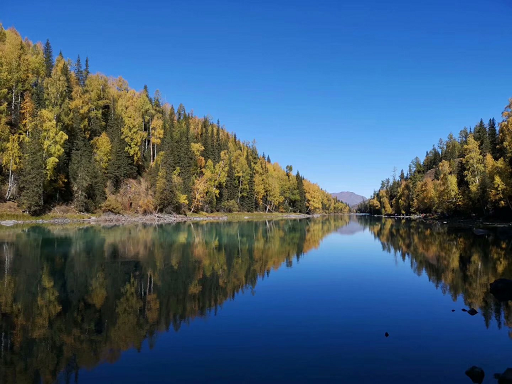
#> input picture ImageProcessing-Python/images/scenery.png, 512 x 384 px, found by its file name
$ python 12-07-shift.py
#> lines starting #> are read from the running program, lines starting #| are printed output that depends on the picture
# coding: utf-8
import cv2
import numpy as np
import matplotlib.pyplot as plt

#读取原始图像灰度颜色
img = cv2.imread('scenery.png')
#> img is the input picture: shape (384, 512, 3); mean B, G, R 117.2, 91.6, 64.3

spatialRad = 100   #空间窗口大小
colorRad = 100     #色彩窗口大小
maxPyrLevel = 2    #金字塔层数

#图像均值漂移分割
dst = cv2.pyrMeanShiftFiltering( img, spatialRad, colorRad, maxPyrLevel)
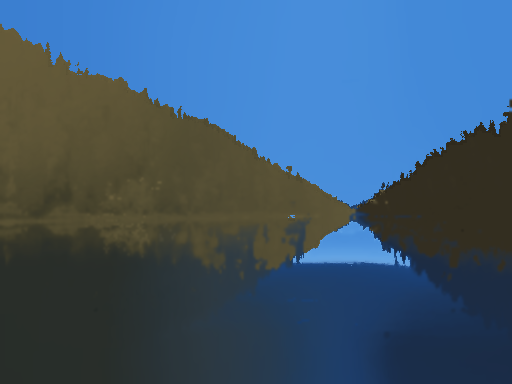
#> dst: shape (384, 512, 3); mean B, G, R 112.6, 87.5, 60.1

#显示图像
cv2.imshow('src', img)
cv2.imshow('dst', dst)
cv2.waitKey()
cv2.destroyAllWindows()
